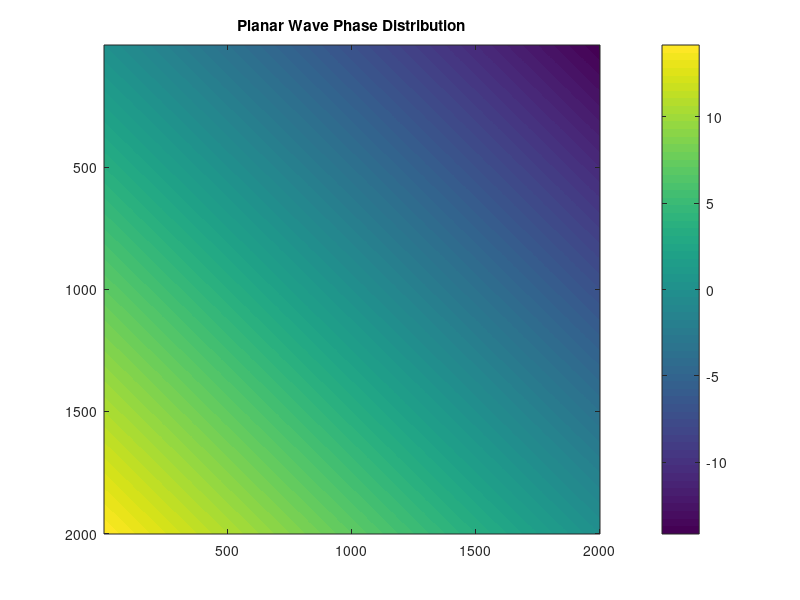
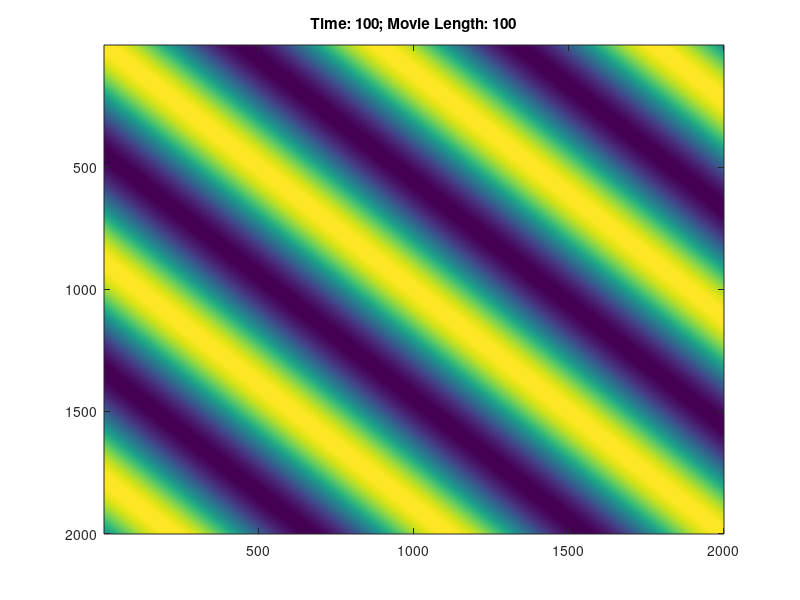
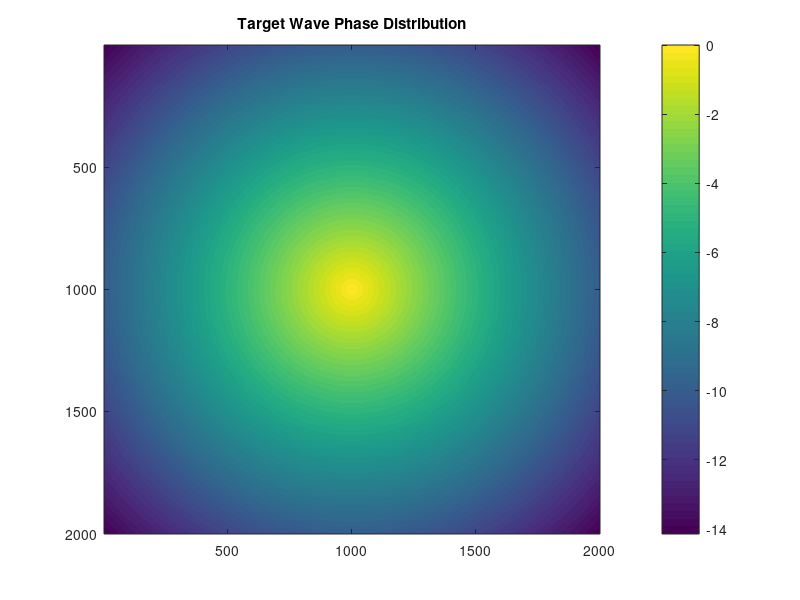

The MATLAB script that drew these images, in order: (Note: a time limit stopped this script after it produced the figures.)
%% Set X,Y Arrays
    
    x = [-100:0.1:100];
    [X,Y] = meshgrid(x,x);

%% Planar Wave Phase Distribution

    %vars
    theta = pi/4;
    spatial_freq = 0.1;

    %phase distribution
    phase_planar = spatial_freq*(-cos(theta)*X + sin(theta)*Y);
    figure(1);
    imagesc(phase_planar);
    colorbar;
    title('Planar Wave Phase Distribution');

    %movie
    movie_length = 100; % units = frames
    freq = 2*(2*pi/movie_length);
    figure(2);
    for t=1:movie_length
        imagesc(cos(t*freq + phase_planar));
        title(['Time: ' num2str(t) '; Movie Length: ' num2str(movie_length)]);
        pause(0.001);
    end

%% Target Wave Phase Distribution

    %vars
    x_center = 0;
    y_center = 0;
    spatial_freq = 0.1;

    %phase distribution
    phase_target = -spatial_freq*sqrt((X-x_center).^2 + (Y-y_center).^2);
    figure(3);
    imagesc(phase_target);
    colorbar;
    title('Target Wave Phase Distribution');

    %movie
    movie_length = 100; % units = frames
    freq = 2*(2*pi/movie_length);
    figure(4);
    for t=1:movie_length
        imagesc(cos(t*freq + phase_target));
        title(['Time: ' num2str(t) '; Movie Length: ' num2str(movie_length)]);
        colorbar;
        pause(0.001);
    end

%% Rotational Wave Phase Distribution

    %vars
    x_center = 0;
    y_center = 0;
    spatial_freq = 10;
    
    %phase distribution
    phase_rotational = spatial_freq*atan2(Y-y_center, X-x_center);
    figure(5);
    imagesc(phase_rotational);
    colorbar;
    title('Rotational Wave Phase Distribution');
    
    %movie
    movie_length = 100; % units = frames
    freq = 2*(2*pi/movie_length);
    figure(6);
    for t=1:movie_length
        imagesc(cos(t*freq + phase_rotational));
        title(['Time: ' num2str(t) '; Movie Length: ' num2str(movie_length)]);
        colorbar;
        pause(0.001);
    end
